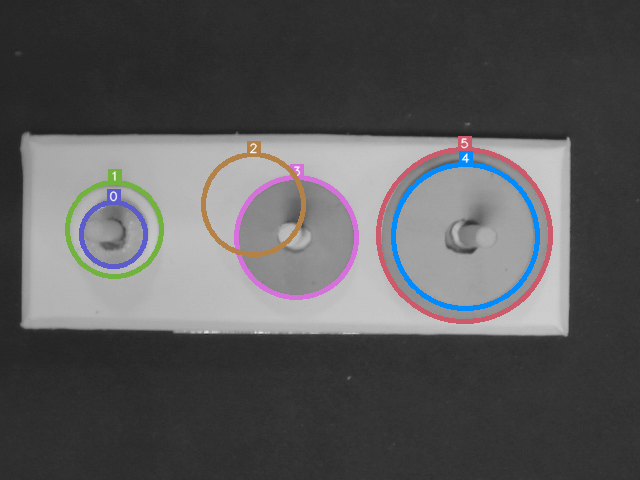
#> input picture proyecto/nodes_files/imagenes_test/detection_0.png, 640 x 480 px
$ python -i piece_detection.py   (imports and definitions only)
#> lines starting #> are read from the running program, lines starting #| are printed output that depends on the picture; after the words box and inside, x2 and y2 are one past the last pixel; in counts of white or black regions, pixels touching at a corner belong together
import cv2
import cv2.aruco as aruco
import numpy as np
import pickle
from numpy import arctan, argmin
from math import pi

class PieceDetection:
    def __init__(self, calibration_file='new_calibration.pkl'):
        self.calibration_file = calibration_file

    def correct_image(self, img):
        """
        Elimina la distorsión de una imagen dada utilizando los parámetros de calibración.
        """
        with open(self.calibration_file, 'rb') as f:
            cameraMatrix, dist = pickle.load(f)

        h, w = img.shape[:2]
        newCameraMatrix, _ = cv2.getOptimalNewCameraMatrix(cameraMatrix, dist, (w, h), 1, (w, h))
        calibrated_img = cv2.undistort(img, cameraMatrix, dist, None, newCameraMatrix)

        return calibrated_img

    def pixel_to_distance(self, img, dist_cm=5.0):
        """
        Obtiene el factor de conversión de distancia en píxeles a cm basado en un marcador ArUco.

        Args:
            img: Imagen ya calibrada donde se buscará el marcador ArUco.
            dist_cm: Distancia real conocida en cm del marcador.

        Returns:
            bottom_left: Coordenadas de la esquina inferior izquierda del marcador,
            utilizada como origen de coordenadas.
            pix_to_cm_x: Factor de conversión de píxeles a cm en el eje X.
            pix_to_cm_y: Factor de conversión de píxeles a cm en el eje Y.
        """
        # Crear el diccionario y los parámetros para detectar marcadores ArUco
        dictionary = cv2.aruco.getPredefinedDictionary(cv2.aruco.DICT_4X4_250)
        parameters = cv2.aruco.DetectorParameters()
        detector = cv2.aruco.ArucoDetector(dictionary, parameters)

        # Detectar marcadores en la imagen
        markerCorners, markerIds, _ = detector.detectMarkers(img)

        if markerIds is not None:
            for _, corners in zip(markerIds.flatten(), markerCorners):
                # Extraer las esquinas del marcador
                top_left = tuple(corners[0][0].astype(int))
                top_right = tuple(corners[0][1].astype(int))
                bottom_right = tuple(corners[0][2].astype(int))
                bottom_left = tuple(corners[0][3].astype(int))

                dist_pix_x = bottom_right[0] - bottom_left[0]
                dist_pix_y = bottom_left[1] - top_left[1]

                pix_to_cm_x = dist_cm / dist_pix_x
                pix_to_cm_y = dist_cm / dist_pix_y

                self.bottom_left = bottom_left

                print('### Resultados de conversión de píxeles a cm con ArUco:')
                print(f'A {dist_pix_x} píxeles en X les corresponden {dist_cm} cm')
                print(f'A {dist_pix_y} píxeles en Y les corresponden {dist_cm} cm\n')

                return pix_to_cm_x, pix_to_cm_y

        else:
            print("No se detectaron marcadores ArUco.")
            return None, None

    def get_piece_contours(self, img):
        """
        Obtiene los contornos de las piezas detectadas en la imagen calibrada.

        Args:
            img: Imagen menconada.

        Returns:
            pieces_contours: Lista de contornos detectados.
        """

        # Pasar de formato BGR a Lab.
        img_lab = cv2.cvtColor(img, cv2.COLOR_BGR2Lab)

        # Definir umbrales para el espacio Lab.
        # Los valores se han ajustado para detectar piezas y reducir sombras.
        bajo = np.array([0, 60, 110])
        alto = np.array([170, 145, 145])

        # Crear máscara basada en los umbrales.
        mascara_prueba = cv2.inRange(img_lab, bajo, alto)

        # Convertir la máscara a escala de grises.
        img_gray = cv2.cvtColor(cv2.merge([mascara_prueba] * 3), cv2.COLOR_BGR2GRAY)

        # Aplicar suavizado para eliminar ruido.
        blur = cv2.GaussianBlur(img_gray, (11, 11), 0)

        # Detectar bordes con Canny.
        mask_canny = cv2.Canny(blur, 50, 140)

        # Dilatación + erosión para cerrar pequeños huecos en los bordes detectados.
        kernel = np.ones((9, 9), np.uint8)
        bordes_cerrados = cv2.morphologyEx(mask_canny, cv2.MORPH_CLOSE, kernel)

        # Búsqueda de contornos.
        contours, hierarchy = cv2.findContours(bordes_cerrados, cv2.RETR_EXTERNAL, cv2.CHAIN_APPROX_SIMPLE)

        # Vamos a filtrar por tamaño de contornos para no considerar el ArUco ni
        # ninguna otra cosa que no sean piezas.
        pieces_contours = []

        for i in range(len(contours)):
            area = cv2.contourArea(contours[i])
            min_area_piece = 300
            max_area = 20000

            if (area > min_area_piece) and (area < max_area):
                # Tenemos en cuenta el hierarchy para quedarnos con el contorno externo
                # de cada pieza, que es el que nos interesa para que el robot la recoja.
                if hierarchy[0][i][3] == -1:
                    pieces_contours.append(contours[i])

        print('### Detección de piezas:')
        print(f'Se han detectado {len(pieces_contours)} piezas.\n')

        return pieces_contours

    def PolygonDetection(self, pieces_contours) -> dict:
        """
        Se realiza la clasificación por forma de la piezas anteriores.

        Args:
            pieces_contours: Lista de contornos detectados.

        Returns:
            dict_pieces: Diccionario en el que se organizan contornos por forma.
            dict_vertices: Diccionario en el que por cada forma se crea una lista
            con los vértices de cada figura en la imagen.
        """

        # Listas para clasificar por forma.
        triangulos = []
        cuadrados = []
        rectangulos = []
        pentagonos = []
        circulos = []

        # Listas para guardar vértices de cada pieza según forma.
        vertices_triangulos = []
        vertices_cuadrados = []
        vertices_rectangulos = []
        vertices_pentagonos = []
        vertices_circulos = []

        print('### Clasificación de piezas:')

        for contorno in pieces_contours:

            # Calcular el perímetro y aproximar la forma.
            perimetro = cv2.arcLength(contorno, True)
            # Obtener lista con los vértices de cada contorno.
            aproximacion = cv2.approxPolyDP(contorno, 0.064 * perimetro, True) # 0.066 antes y 0.072
            # Calculamos también el área.
            area = cv2.contourArea(contorno)
            # Calculamos circularidad para la clasificación.
            circularidad = (4 * 3.1416 * area) / (perimetro * perimetro)

            # Si la circularidad es alta se trata de un círculo.
            if circularidad > 0.85:
                circulos.append(contorno)
                vertices_circulos.append(aproximacion)
                print('Círculo')

            # Si no clasificar según cantidad de lados.
            else:
                if len(aproximacion) == 5:
                    pentagonos.append(contorno)
                    vertices_pentagonos.append(aproximacion)
                    print('Pentágono')

                elif len(aproximacion) == 3:
                    triangulos.append(contorno)
                    vertices_triangulos.append(aproximacion)
                    print('Triángulo')

                # Si hay 4 lados puede tratarse de un cuadrado o un rectángulo.
                elif len(aproximacion) == 4:
                    rect = cv2.minAreaRect(contorno)
                    (centro, dimensiones, angulo) = rect
                    ancho, alto = dimensiones

                    # Prevenir errores de orientación (asegurar ancho < alto).
                    if ancho < alto:
                        ancho, alto = alto, ancho

                    # Nos fijamos en relación altura vs anchura para hacer clasificación.
                    relacion = alto / ancho

                    if 0.90 <= relacion <= 1.1:
                        cuadrados.append(contorno)
                        vertices_cuadrados.append(aproximacion)
                        print('Cuadrado')
                    else:
                        rectangulos.append(contorno)
                        vertices_rectangulos.append(aproximacion)
                        print('Rectángulo')

        dict_pieces = {
            'triangulos': triangulos,
            'cuadrados': cuadrados,
            'rectangulos': rectangulos,
            'pentagonos': pentagonos,
            'circulos': circulos
        }

        dict_vertices = {
            'triangulos': vertices_triangulos,
            'cuadrados': vertices_cuadrados,
            'rectangulos': vertices_rectangulos,
            'pentagonos': vertices_pentagonos,
            'circulos': vertices_circulos
        }

        print('')

        return dict_pieces, dict_vertices

    # [47 lines left out: functions get_order, get_data, not called in this run]

    def get_context(self, pieces_dict: dict):
        """
        Aplica el metodo anterior para el tipo de pieza presente en la imagen.

        Args:
            pieces_dict: Diccionario que contiene contornos agrupados por forma.

        Returns:
            piezas_data: Información sobre coordenadas, rotación y forma de cada pieza.
            piezas_rect: Rectangulo que contiene a cada pieza que se utilizará para
            dibujar el resultado de la detección.
        """

        for piece_type in pieces_dict.keys():
            if len(pieces_dict[piece_type]) > 0:
                self.pieces_type = piece_type
                piezas_data, piezas_rect =  self.get_data(pieces_dict[piece_type])
                return piezas_data, piezas_rect

        return [], []

    # [284 lines left out: functions get_piece_borders, plot_results, correct_angles, correct_angles_rect, get_final_message, not called in this run]

    def process_image(self, img):
        """
        Se realiza la detección, clasificación y ploteo de resultados. Por último, se
        devuelve el mensaje final para el robot. Se trata de un método que gestiona todos
        los anteriores para darnos los resultados deseados.

        Args:
            img: Imagen en la que se quieren detectar las piezas.

        Returns:
            final_data: Mensaje que se enviará al nodo de control de robot para ir a por
            las piezas, tomarlas y dejarlas en su lugar correspondiente.
        """

        # Quitar distorsión de la imagen original.
        img_corrected = self.correct_image(img)
        # Obtener conversión de px a cm.
        pix_to_dist_x, pix_to_dist_y = self.pixel_to_distance(img_corrected)
        # Hallar contornos.
        pieces_contours = self.get_piece_contours(img_corrected)
        # Realizar clasificación.
        dict_pieces, dict_vertices = self.PolygonDetection(pieces_contours)
        # Tomar info del tipo de pieza que se tiene y ordenar por tamaño.
        pieces_data, pieces_rect = self.get_context(dict_pieces)

        if len(pieces_data) > 0:
            # Obtener vértices de cada figura y ordenar por tamaño.
            vertices_ordenados = self.get_piece_borders(dict_vertices)
            # Realizar conversión de px a cm y corregir ángulos si corresponde para obtener
            # el mensaje final.
            final_data = self.get_final_message(pieces_data, vertices_ordenados, pix_to_dist_x, pix_to_dist_y)
            # Mostrar resultados.

            self.plot_results(img_corrected, dict_pieces[self.pieces_type], pieces_data, pieces_rect, vertices_ordenados)

            print('')
            print(final_data)

            return final_data

        else:
            return []

>>> import cv2
>>> picture = cv2.imread('../nodes_files/imagenes_test/detection_0.png')
#> picture is the input picture: shape (480, 640, 3); mean B, G, R 90.1, 89, 89.5
>>> result = PieceDetection().process_image(picture)
#> (reads proyecto/final/new_calibration.pkl from the repository)
#> in correct_image, `calibrated_img = cv2.undistort(img, cameraMatrix, dist, None, newCamer..`:
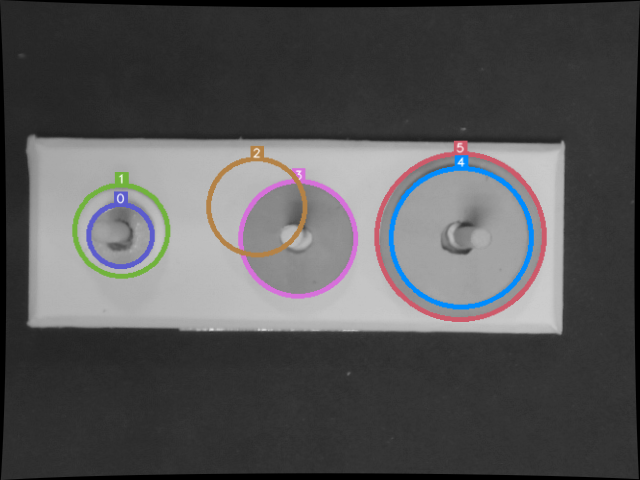
#> calibrated_img: shape (480, 640, 3); mean B, G, R 86.1, 85, 85.5
#> in pixel_to_distance, `markerCorners, markerIds, _ = detector.detectMarkers(img)`: markerCorners = (); markerIds = None
#> in get_piece_contours, `img_lab = cv2.cvtColor(img, cv2.COLOR_BGR2Lab)`: img_lab: shape (480, 640, 3); mean of channels 0, 1, 2 89.7, 128.7, 127.7
#> in get_piece_contours, `mascara_prueba = cv2.inRange(img_lab, bajo, alto)`:
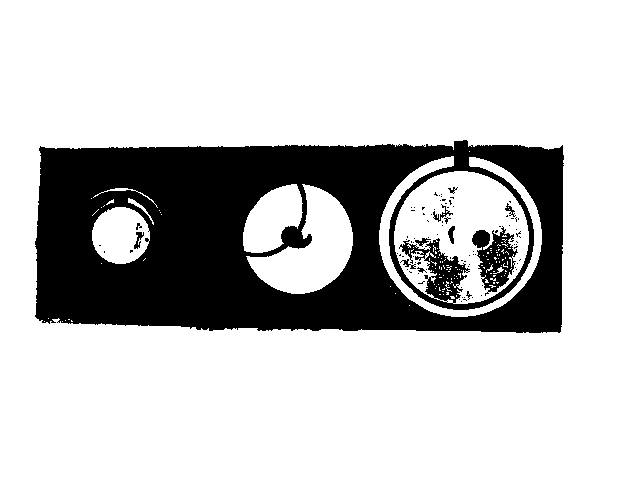
#> mascara_prueba: shape (480, 640); 77.2% white; 93 black regions (82 under 20 px), largest, box (x1, y1, x2, y2) and area: (35, 140, 564, 333) 67878, (472, 226, 518, 296) 1560, (433, 204, 453, 222) 89
#> in get_piece_contours, `blur = cv2.GaussianBlur(img_gray, (11, 11), 0)`:
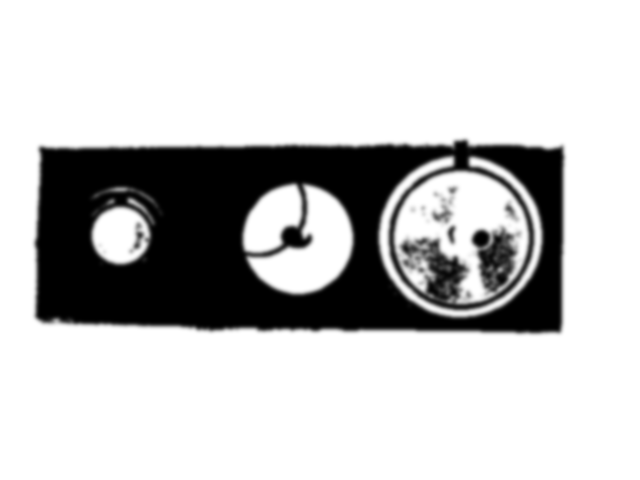
#> blur: shape (480, 640); min 0, max 255, mean 196.8
#> in get_piece_contours, `mask_canny = cv2.Canny(blur, 50, 140)`:
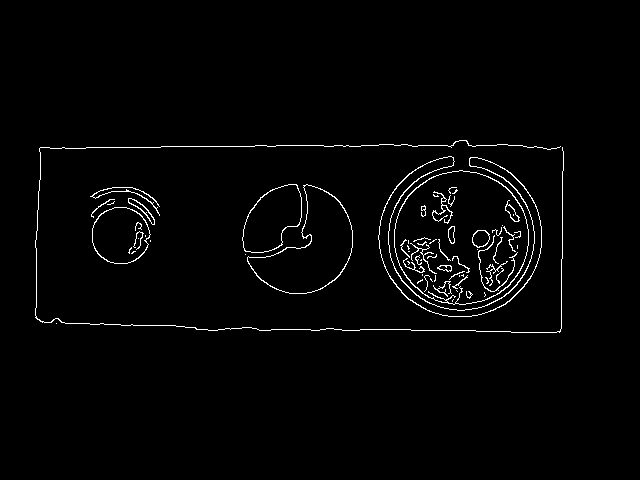
#> mask_canny: shape (480, 640); 1.9% white in thin lines or dots, all inside (x1, y1, x2, y2) = (35, 140, 564, 333)
#> in get_piece_contours, `bordes_cerrados = cv2.morphologyEx(mask_canny, cv2.MORPH_CLOSE, kernel)`:
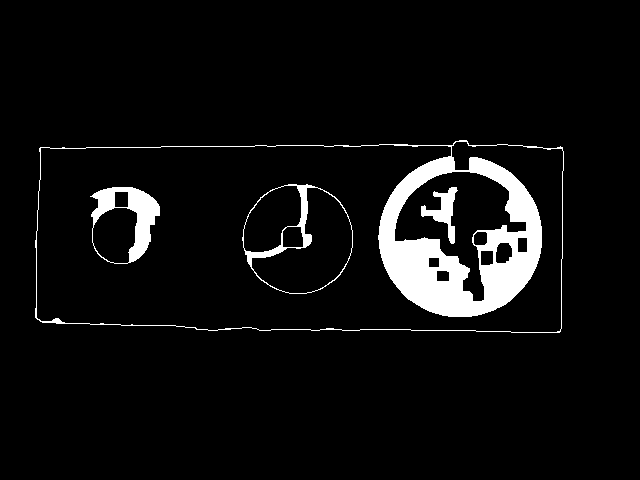
#> bordes_cerrados: shape (480, 640); 5.8% white; 4 white regions
#> in get_piece_contours, `contours, hierarchy = cv2.findContours(bordes_cerrados, cv2.RETR_EXTER..`: contours = 1 contour; box (x1, y1, x2, y2) and area: (35, 140, 564, 333) 95674
#> the loop in get_piece_contours, `for i in range(len(contours)):` made 1 pass
#> (area, min_area_piece, max_area) on pass 1: (95674, 300, 20000)
#> after the loop in get_piece_contours, `for i in range(len(contours)):`: pieces_contours = []
#| Se han detectado 0 piezas.
#> in PolygonDetection, `dict_pieces = { 'triangulos': triangulos, 'cuadrados': cuadrados, 'rec..`: dict_pieces = {'triangulos': [], 'cuadrados': [], 'rectangulos': [], 'pentagonos': [], 'circulos': []}
#> in PolygonDetection, `dict_vertices = { 'triangulos': vertices_triangulos, 'cuadrados': vert..`: dict_vertices has the same summary as dict_pieces
#> in process_image, `dict_pieces, dict_vertices = self.PolygonDetection(pieces_contours)`: dict_vertices has the same summary as dict_pieces in PolygonDetection
#> the loop in get_context, `for piece_type in pieces_dict.keys():` made 5 passes
#> in process_image, `pieces_data, pieces_rect = self.get_context(dict_pieces)`: pieces_data = []
#> result = []
